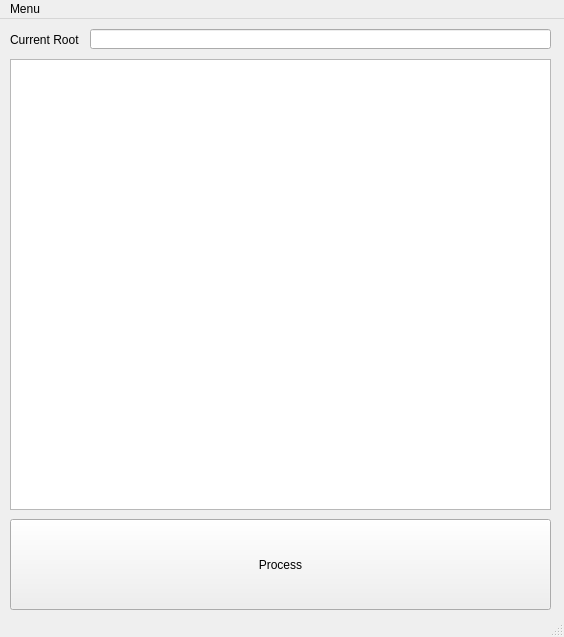
<?xml version="1.0" encoding="UTF-8"?>
<ui version="4.0">
 <class>MainWindow</class>
 <widget class="QMainWindow" name="MainWindow">
  <property name="geometry">
   <rect>
    <x>0</x>
    <y>0</y>
    <width>564</width>
    <height>637</height>
   </rect>
  </property>
  <property name="windowTitle">
   <string>CFX_SmedgeSubmit</string>
  </property>
  <widget class="QWidget" name="centralwidget">
   <widget class="QTreeView" name="tV_file">
    <property name="geometry">
     <rect>
      <x>10</x>
      <y>40</y>
      <width>541</width>
      <height>451</height>
     </rect>
    </property>
    <property name="frameShadow">
     <enum>QFrame::Sunken</enum>
    </property>
    <property name="editTriggers">
     <set>QAbstractItemView::NoEditTriggers</set>
    </property>
    <property name="showDropIndicator" stdset="0">
     <bool>false</bool>
    </property>
    <property name="selectionMode">
     <enum>QAbstractItemView::ExtendedSelection</enum>
    </property>
    <property name="selectionBehavior">
     <enum>QAbstractItemView::SelectRows</enum>
    </property>
   </widget>
   <widget class="QPushButton" name="pushButton">
    <property name="geometry">
     <rect>
      <x>10</x>
      <y>500</y>
      <width>541</width>
      <height>91</height>
     </rect>
    </property>
    <property name="text">
     <string>Process</string>
    </property>
   </widget>
   <widget class="QLineEdit" name="lineEdit">
    <property name="geometry">
     <rect>
      <x>90</x>
      <y>10</y>
      <width>461</width>
      <height>20</height>
     </rect>
    </property>
    <property name="readOnly">
     <bool>true</bool>
    </property>
   </widget>
   <widget class="QLabel" name="label">
    <property name="geometry">
     <rect>
      <x>10</x>
      <y>5</y>
      <width>81</width>
      <height>31</height>
     </rect>
    </property>
    <property name="text">
     <string>Current Root</string>
    </property>
   </widget>
  </widget>
  <widget class="QMenuBar" name="menubar">
   <property name="geometry">
    <rect>
     <x>0</x>
     <y>0</y>
     <width>564</width>
     <height>17</height>
    </rect>
   </property>
   <widget class="QMenu" name="menuMenu">
    <property name="title">
     <string>Menu</string>
    </property>
    <addaction name="actionSet_default_path"/>
    <addaction name="actionOverwrite"/>
    <addaction name="actionShow_Valiadtion"/>
   </widget>
   <addaction name="menuMenu"/>
  </widget>
  <widget class="QStatusBar" name="statusbar"/>
  <action name="actionSet_default_path">
   <property name="text">
    <string>ChangeRoot</string>
   </property>
  </action>
  <action name="actionOverwrite">
   <property name="checkable">
    <bool>true</bool>
   </property>
   <property name="text">
    <string>Overwrite?</string>
   </property>
  </action>
  <action name="actionShow_Valiadtion">
   <property name="checkable">
    <bool>true</bool>
   </property>
   <property name="checked">
    <bool>true</bool>
   </property>
   <property name="text">
    <string>Show Valiadtion</string>
   </property>
  </action>
 </widget>
 <resources/>
 <connections/>
</ui>
